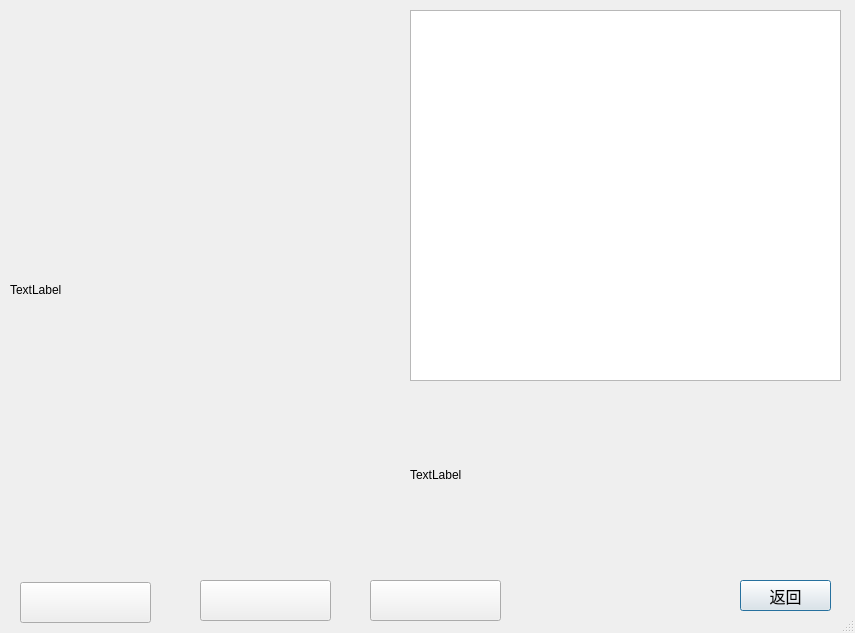
<?xml version="1.0" encoding="UTF-8"?>
<ui version="4.0">
 <class>Dialog</class>
 <widget class="QDialog" name="Dialog">
  <property name="geometry">
   <rect>
    <x>0</x>
    <y>0</y>
    <width>855</width>
    <height>633</height>
   </rect>
  </property>
  <property name="windowTitle">
   <string>Dialog</string>
  </property>
  <property name="sizeGripEnabled">
   <bool>true</bool>
  </property>
  <widget class="QPushButton" name="Close_pushButton">
   <property name="geometry">
    <rect>
     <x>740</x>
     <y>580</y>
     <width>91</width>
     <height>31</height>
    </rect>
   </property>
   <property name="font">
    <font>
     <pointsize>12</pointsize>
    </font>
   </property>
   <property name="text">
    <string>返回</string>
   </property>
  </widget>
  <widget class="QPushButton" name="DB_pushButton">
   <property name="geometry">
    <rect>
     <x>370</x>
     <y>580</y>
     <width>131</width>
     <height>41</height>
    </rect>
   </property>
   <property name="text">
    <string/>
   </property>
   <property name="icon">
    <iconset>
     <normaloff>DB.png</normaloff>DB.png</iconset>
   </property>
   <property name="iconSize">
    <size>
     <width>127</width>
     <height>127</height>
    </size>
   </property>
  </widget>
  <widget class="QLabel" name="Cover_label">
   <property name="geometry">
    <rect>
     <x>10</x>
     <y>10</y>
     <width>400</width>
     <height>560</height>
    </rect>
   </property>
   <property name="text">
    <string>TextLabel</string>
   </property>
  </widget>
  <widget class="QPushButton" name="JD_pushButton">
   <property name="geometry">
    <rect>
     <x>20</x>
     <y>582</y>
     <width>131</width>
     <height>41</height>
    </rect>
   </property>
   <property name="icon">
    <iconset>
     <normaloff>JD.png</normaloff>JD.png</iconset>
   </property>
   <property name="iconSize">
    <size>
     <width>127</width>
     <height>127</height>
    </size>
   </property>
  </widget>
  <widget class="QPushButton" name="DD_pushButton">
   <property name="geometry">
    <rect>
     <x>200</x>
     <y>580</y>
     <width>131</width>
     <height>41</height>
    </rect>
   </property>
   <property name="text">
    <string/>
   </property>
   <property name="icon">
    <iconset>
     <normaloff>DD.png</normaloff>DD.png</iconset>
   </property>
   <property name="iconSize">
    <size>
     <width>127</width>
     <height>127</height>
    </size>
   </property>
  </widget>
  <widget class="QTextBrowser" name="infor_textBrowser">
   <property name="geometry">
    <rect>
     <x>410</x>
     <y>10</y>
     <width>431</width>
     <height>371</height>
    </rect>
   </property>
   <property name="font">
    <font>
     <pointsize>12</pointsize>
    </font>
   </property>
  </widget>
  <widget class="QLabel" name="local_label">
   <property name="geometry">
    <rect>
     <x>410</x>
     <y>379</y>
     <width>431</width>
     <height>191</height>
    </rect>
   </property>
   <property name="text">
    <string>TextLabel</string>
   </property>
  </widget>
 </widget>
 <resources/>
 <connections/>
</ui>
